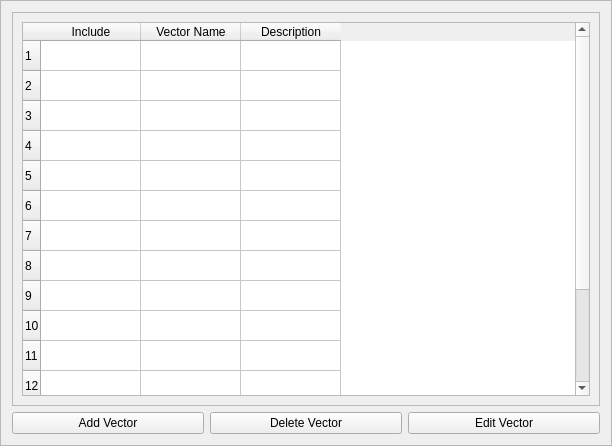
<?xml version="1.0" encoding="UTF-8"?>
<ui version="4.0">
 <class>Frame</class>
 <widget class="QFrame" name="Frame">
  <property name="geometry">
   <rect>
    <x>0</x>
    <y>0</y>
    <width>612</width>
    <height>446</height>
   </rect>
  </property>
  <property name="windowTitle">
   <string>Vector Configuration</string>
  </property>
  <property name="frameShape">
   <enum>QFrame::StyledPanel</enum>
  </property>
  <property name="frameShadow">
   <enum>QFrame::Raised</enum>
  </property>
  <layout class="QVBoxLayout" name="verticalLayout">
   <item>
    <widget class="QScrollArea" name="scrollArea">
     <property name="sizeAdjustPolicy">
      <enum>QAbstractScrollArea::AdjustToContents</enum>
     </property>
     <property name="widgetResizable">
      <bool>true</bool>
     </property>
     <widget class="QWidget" name="scrollAreaWidgetContents">
      <property name="geometry">
       <rect>
        <x>0</x>
        <y>0</y>
        <width>584</width>
        <height>376</height>
       </rect>
      </property>
      <property name="mouseTracking">
       <bool>false</bool>
      </property>
      <layout class="QHBoxLayout" name="horizontalLayout_2">
       <item>
        <widget class="QTableWidget" name="tableWidget">
         <property name="minimumSize">
          <size>
           <width>560</width>
           <height>0</height>
          </size>
         </property>
         <property name="sizeAdjustPolicy">
          <enum>QAbstractScrollArea::AdjustToContentsOnFirstShow</enum>
         </property>
         <property name="columnCount">
          <number>3</number>
         </property>
         <attribute name="verticalHeaderVisible">
          <bool>true</bool>
         </attribute>
         <attribute name="verticalHeaderCascadingSectionResizes">
          <bool>false</bool>
         </attribute>
         <attribute name="verticalHeaderDefaultSectionSize">
          <number>30</number>
         </attribute>
         <attribute name="verticalHeaderHighlightSections">
          <bool>false</bool>
         </attribute>
         <attribute name="verticalHeaderShowSortIndicator" stdset="0">
          <bool>false</bool>
         </attribute>
         <attribute name="verticalHeaderStretchLastSection">
          <bool>true</bool>
         </attribute>
         <row>
          <property name="text">
           <string>1</string>
          </property>
         </row>
         <row>
          <property name="text">
           <string>2</string>
          </property>
         </row>
         <row>
          <property name="text">
           <string>3</string>
          </property>
         </row>
         <row>
          <property name="text">
           <string>4</string>
          </property>
         </row>
         <row>
          <property name="text">
           <string>5</string>
          </property>
         </row>
         <row>
          <property name="text">
           <string>6</string>
          </property>
         </row>
         <row>
          <property name="text">
           <string>7</string>
          </property>
         </row>
         <row>
          <property name="text">
           <string>8</string>
          </property>
         </row>
         <row>
          <property name="text">
           <string>9</string>
          </property>
         </row>
         <row>
          <property name="text">
           <string>10</string>
          </property>
         </row>
         <row>
          <property name="text">
           <string>11</string>
          </property>
         </row>
         <row>
          <property name="text">
           <string>12</string>
          </property>
         </row>
         <row>
          <property name="text">
           <string>13</string>
          </property>
         </row>
         <row>
          <property name="text">
           <string>14</string>
          </property>
         </row>
         <row>
          <property name="text">
           <string>15</string>
          </property>
         </row>
         <column>
          <property name="text">
           <string>Include</string>
          </property>
          <property name="textAlignment">
           <set>AlignCenter</set>
          </property>
         </column>
         <column>
          <property name="text">
           <string>Vector Name</string>
          </property>
          <property name="textAlignment">
           <set>AlignCenter</set>
          </property>
         </column>
         <column>
          <property name="text">
           <string>Description</string>
          </property>
          <property name="textAlignment">
           <set>AlignCenter</set>
          </property>
         </column>
         <item row="0" column="0">
          <property name="text">
           <string/>
          </property>
          <property name="checkState">
           <enum>Unchecked</enum>
          </property>
         </item>
         <item row="0" column="2">
          <property name="text">
           <string/>
          </property>
          <property name="textAlignment">
           <set>AlignCenter</set>
          </property>
          <property name="flags">
           <set>ItemIsSelectable|ItemIsEditable|ItemIsDragEnabled|ItemIsUserCheckable|ItemIsEnabled</set>
          </property>
         </item>
         <item row="1" column="0">
          <property name="text">
           <string/>
          </property>
          <property name="checkState">
           <enum>Unchecked</enum>
          </property>
         </item>
         <item row="2" column="0">
          <property name="text">
           <string/>
          </property>
          <property name="checkState">
           <enum>Unchecked</enum>
          </property>
         </item>
         <item row="3" column="0">
          <property name="text">
           <string/>
          </property>
          <property name="checkState">
           <enum>Unchecked</enum>
          </property>
         </item>
         <item row="4" column="0">
          <property name="checkState">
           <enum>Unchecked</enum>
          </property>
         </item>
         <item row="5" column="0">
          <property name="checkState">
           <enum>Unchecked</enum>
          </property>
         </item>
         <item row="6" column="0">
          <property name="text">
           <string/>
          </property>
          <property name="checkState">
           <enum>Unchecked</enum>
          </property>
         </item>
         <item row="7" column="0">
          <property name="checkState">
           <enum>Unchecked</enum>
          </property>
         </item>
         <item row="8" column="0">
          <property name="checkState">
           <enum>Unchecked</enum>
          </property>
         </item>
         <item row="9" column="0">
          <property name="checkState">
           <enum>Unchecked</enum>
          </property>
         </item>
         <item row="10" column="0">
          <property name="checkState">
           <enum>Unchecked</enum>
          </property>
         </item>
         <item row="11" column="0">
          <property name="checkState">
           <enum>Unchecked</enum>
          </property>
         </item>
         <item row="12" column="0">
          <property name="checkState">
           <enum>Unchecked</enum>
          </property>
         </item>
         <item row="13" column="0">
          <property name="checkState">
           <enum>Unchecked</enum>
          </property>
         </item>
         <item row="14" column="0">
          <property name="checkState">
           <enum>Unchecked</enum>
          </property>
         </item>
        </widget>
       </item>
      </layout>
     </widget>
    </widget>
   </item>
   <item>
    <layout class="QHBoxLayout" name="horizontalLayout">
     <item>
      <widget class="QPushButton" name="pushButton_2">
       <property name="text">
        <string>Add Vector</string>
       </property>
      </widget>
     </item>
     <item>
      <widget class="QPushButton" name="pushButton">
       <property name="text">
        <string>Delete Vector</string>
       </property>
      </widget>
     </item>
     <item>
      <widget class="QPushButton" name="pushButton_3">
       <property name="text">
        <string>Edit Vector</string>
       </property>
      </widget>
     </item>
    </layout>
   </item>
  </layout>
 </widget>
 <resources/>
 <connections/>
</ui>
